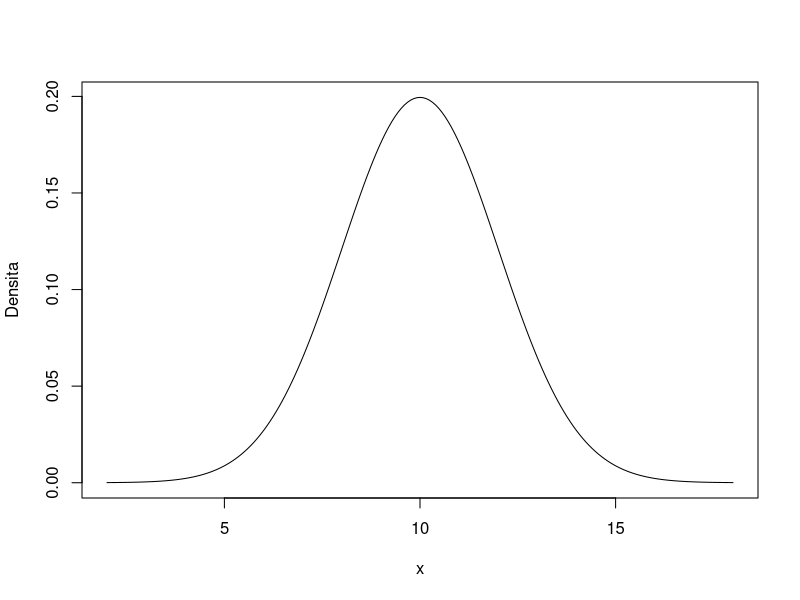

The R source for this figure:
# Modello continuo: media 10, SD 2
x42 <- seq(2, 18, length.out=201)
d42 <- dnorm(x42, mean=10, sd=2)
plot(x42, d42, type="l",
     xlab="x", ylab="Densita")
# dnorm restituisce una densita
dnorm(10, mean=10, sd=2)
